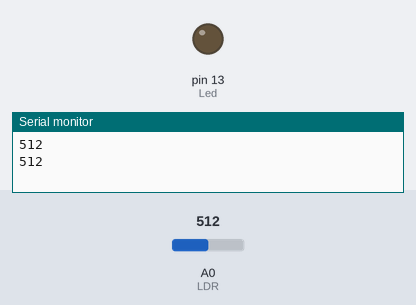
A sketch run on a simulated Arduino Uno, built with avr-gcc and run on an emulated ATmega328P. Shown: output pins drawn as LEDs (lit = HIGH), the last lines printed to the serial monitor. The inputs (shaded band) are chosen by the test bench; at power-on: A0 (LDR) = 512.

Above: at 1.8 s.
1.9 s: A0 (LDR) set to 107
3.4 s: A0 (LDR) set to 92
At 5.1 s:
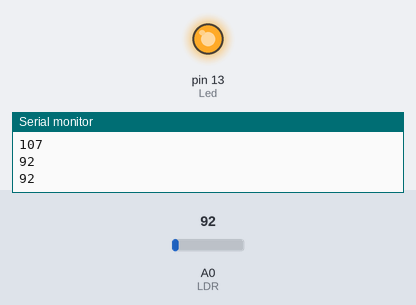
5.5 s: A0 (LDR) set to 110
At 6.6 s:
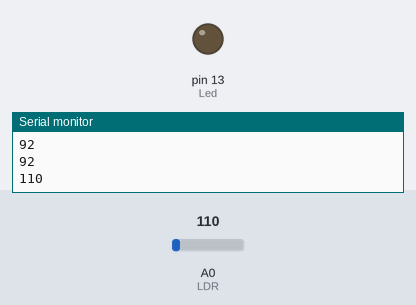
7.5 s: A0 (LDR) set to 90
At 9.4 s:
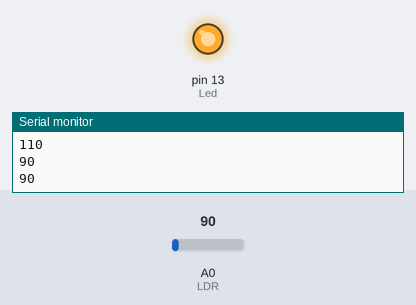
Timing chart, 0 to 10.5 s (numbered marks = the images above; inputs shaded):
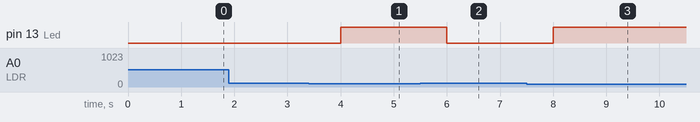

Measured:
- the behaviour switches between 100 and 99 on A0 (LDR) (found by bisection; images 0 and 1)
- after the input at 3.4 s, pin 13 (Led): LOW → HIGH after 0.60 s
- after the input at 5.5 s, pin 13 (Led): HIGH → LOW after 0.50 s
- after the input at 7.5 s, pin 13 (Led): LOW → HIGH after 0.50 s

The sketch:

lab_07.ino
```cpp
const int Led = 13, LDR = A0;
int valorLido = 0;

void setup()
{
	pinMode(Led,OUTPUT);
  	Serial.begin(9600);
}

void loop()
{
	valorLido = analogRead(LDR);
  	Serial.println(valorLido);


    if(valorLido<100)
    {
        digitalWrite(Led, HIGH);
    }
    else
    {
     digitalWrite(Led,LOW);
    }
    delay(1000);

}
```
